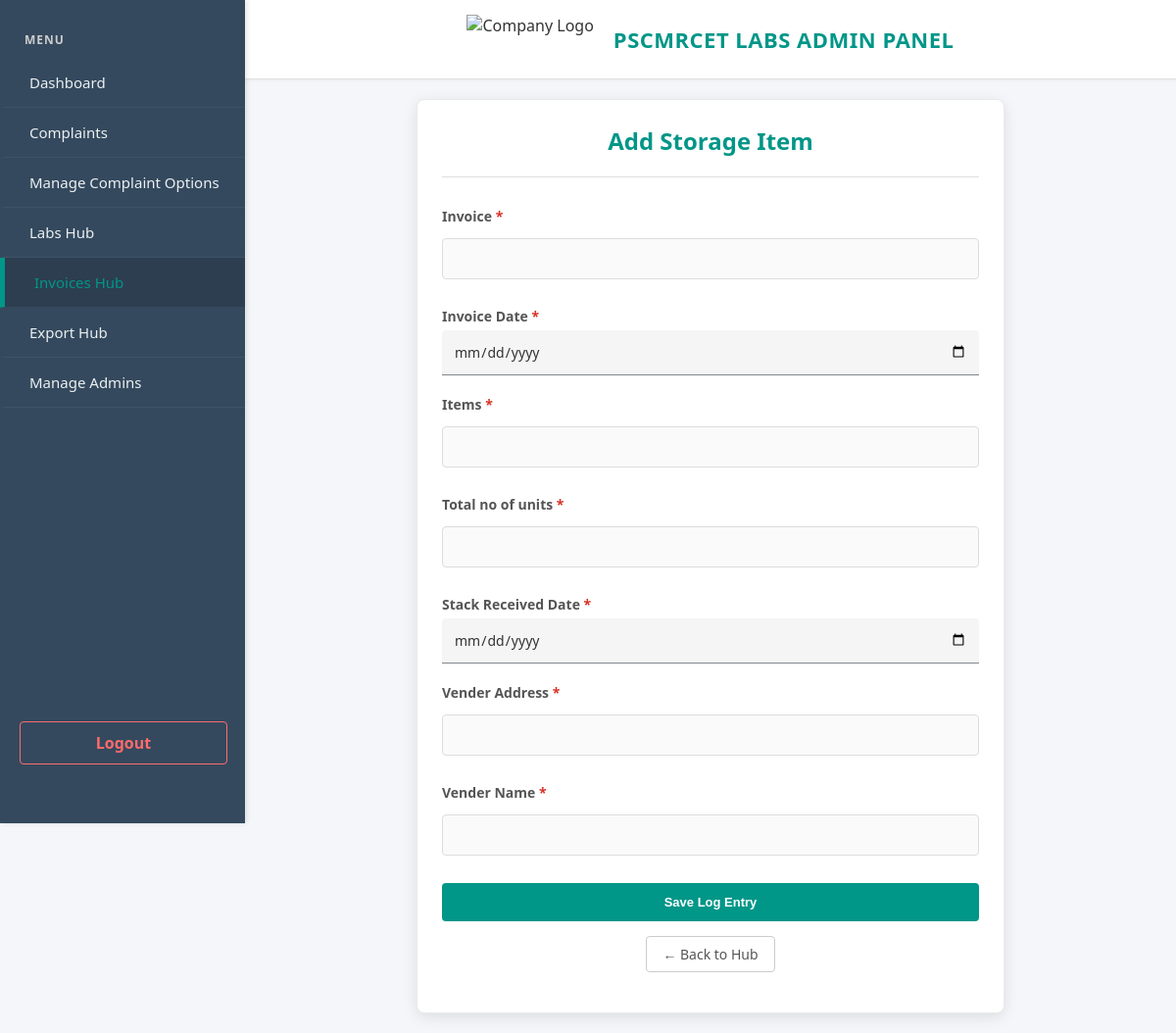
Page /invoices_form.php (signed in) on the committed database.
### tables this page shows
CREATE TABLE `storage_sections` (
  `id` int(11) NOT NULL,
  `section_title` varchar(255) NOT NULL,
  `column_name` varchar(255) NOT NULL,
  `input_type` varchar(50) NOT NULL,
  `display_order` int(11) DEFAULT 0,
  `is_unique` tinyint(1) DEFAULT 0,
  `created_at` timestamp NOT NULL DEFAULT current_timestamp()
);

### invoices_form.php (the view, shortened to what this page needs)
<?php
require 'auth_session.php';
include 'header.php';
?>
<div class="create-section-box" style="max-width:600px; margin:0 auto; text-align:left;">
    <h2 style="margin-top:0; color:var(--primary); text-align:center;">Add Storage Item</h2>
    <hr>
    <form method="POST" id="storageForm" onsubmit="validateOnSubmit(event)">
        <?php
        $res = mysqli_query($conn, "SELECT * FROM storage_sections ORDER BY display_order ASC");
        if (mysqli_num_rows($res) > 0) {
            while ($sec = mysqli_fetch_assoc($res)) {
                $col = $sec['column_name'];
                $type = $sec['input_type'];
                $title = $sec['section_title'];
                echo "<div class='form-group'>";
                echo "<label style='display:block; font-weight:bold; margin-bottom:5px; justify-content:left;'>$title <span style='color:#d93025'>*</span></label>";
                if ($type == 'numeric') {
                    echo "<input type='number' name='$col' class='storage-input' required onblur='checkField(this)' oninput='clearError(this)'>";
                } elseif ($type == 'date') {
                    echo "<div class='google-date-wrapper'>";
                    echo "<input type='date' name='$col' class='google-date-input' required onblur='checkField(this)' oninput='clearError(this)'>";
                    echo "</div>";
                } else {
                    echo "<input type='text' name='$col' class='storage-input' required onblur='checkField(this)' oninput='clearError(this)'>";
                }
                echo "</div>";
            }
        } else {
            echo "<p style='text-align:center; color:#e74c3c;'>No input sections defined. Go to Form Management to add fields.</p>";
        }
        ?>
        <div style="text-align:center; margin-top:20px;">
            <input type="submit" id="btnSubmitStorage" name="submit_invoices_form" value="Save Log Entry" class="btn-add" style="width:100%; padding:12px; cursor:pointer;">
        </div>
    </form>
    <?php if (isset($user_permission) && $user_permission === 'Full'): ?>
        <p style="text-align:center; margin-top:15px;">
            <a href="invoices_hub.php" class="btn-outline">&larr; Back to Hub</a>
        </p>
    <?php endif; ?>
    </div>
</div>
</body>
</html>

### header.php (style rules this page uses)
:root { --primary: #009688; --primary-dark: #00796b; --bg-body: #f4f6f9; --text-color: #333; --danger: #e74c3c; --success: #27ae60; --card-shadow: 0 4px 15px rgba(0,0,0,0.1); --border-radius: 8px; }
body { font-family: 'Segoe UI', Tahoma, Geneva, Verdana, sans-serif; margin: 0; padding: 0; background-color: var(--bg-body); color: var(--text-color); overflow-x: auto; overflow-y: auto; }
a { text-decoration: none; }
hr { border: 0; height: 1px; background: #ddd; margin-bottom: 30px; }
.column, .priority-box, .create-section-box, .admin-card, .form-card { background: white; padding: 25px; margin-bottom: 20px; border-radius: var(--border-radius); box-shadow: var(--card-shadow); border: 1px solid #eaeaea; width: 100%; box-sizing: border-box; }
input[type="text"], input[type="password"], input[type="number"], select, textarea { width: 100%; padding: 12px; margin: 8px 0; border: 1px solid #ddd; border-radius: 4px; box-sizing: border-box; background-color: #fafafa; font-size: 14px; transition: border-color 0.3s; }
.google-date-wrapper { background-color: #f5f5f5; border-bottom: 1px solid #80868b; border-radius: 4px 4px 0 0; margin-bottom: 15px; transition: background 0.3s, border-color 0.3s; }
.google-date-input { width: 100%; border: none; background: transparent; padding: 12px 12px; font-size: 14px; outline: none; color: #333; font-family: inherit; box-sizing: border-box; height: 45px; }
label { display: flex; align-items: center; gap: 10px; font-size: 14px; color: #555; margin: 10px 0; justify-content: center; }
button, input[type="submit"], .btn-toggle, .btn-add, .btn-cancel, .btn-delete, .btn-safety-toggle, .btn-edit-trigger, .btn-show { border: none; border-radius: 4px; cursor: pointer; font-size: 13px; font-weight: 600; padding: 10px 15px; transition: background 0.3s; }
.btn-toggle, .btn-add, .btn-edit-trigger { background-color: var(--primary); color: white; }
.btn-outline { display: inline-block; padding: 8px 16px; border: 1px solid #ccc; background-color: white; color: #555; text-decoration: none; border-radius: 4px; font-size: 14px; font-weight: 500; transition: all 0.3s ease; }

### invoices_form.php (style rules this page uses)
.form-group { margin-bottom: 20px; }

### rows in the picture
storage_sections: section_title "Invoice"
storage_sections: section_title "Invoice Date"
storage_sections: section_title "Items"
storage_sections: section_title "Total no of units"
storage_sections: section_title "Stack Received Date"
storage_sections: section_title "Vender Address"
storage_sections: section_title "Vender Name"
